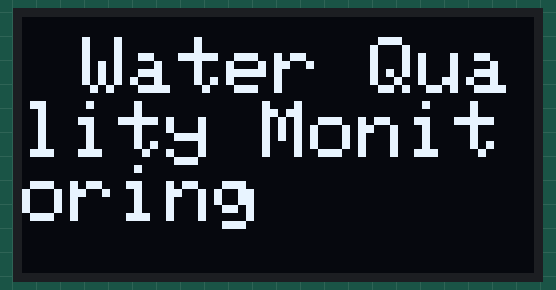
A sketch run on a simulated Arduino Uno, built with avr-gcc and run on an emulated ATmega328P. On the bench: 128×64 one-colour display.

Above: at 0.1 s.

The sketch:

Name.ino
```cpp
#include <Wire.h>
#include <Adafruit_GFX.h>
#include <Adafruit_SSD1306.h>

#define OLED_ADDR   0x3C
Adafruit_SSD1306 display(128, 64, &Wire, -1);

void setup() {
  display.begin(SSD1306_SWITCHCAPVCC, OLED_ADDR);
  display.clearDisplay();
  display.setTextColor(WHITE);
  display.setTextSize(2);
  display.setCursor(15, 5);
  display.println("Water Quality Monitoring");
  display.display();
}

void loop() {}
```
